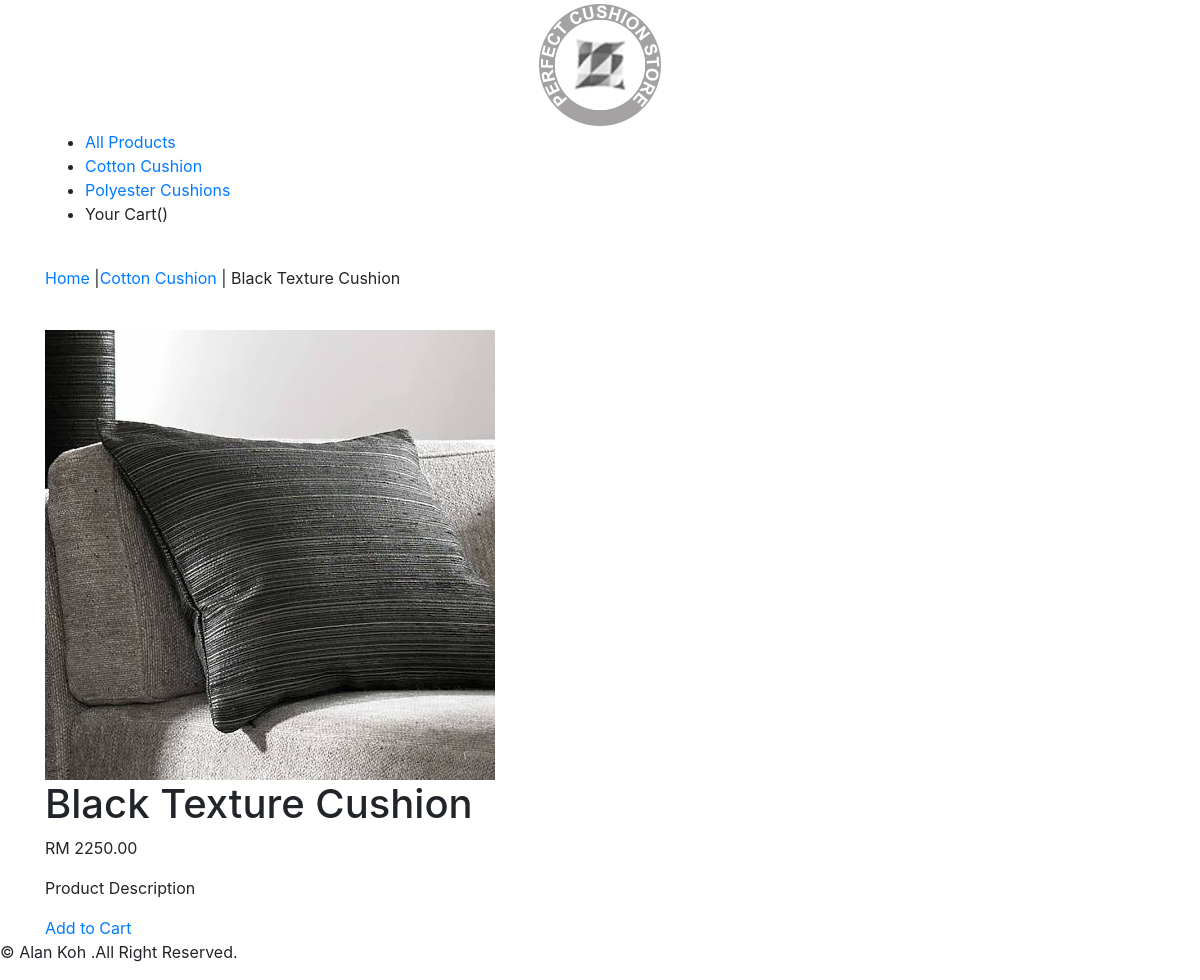
The app's page /shop/cotton-cushion/black-texture-cushion/ with its own data.
### shop/models.py (models this page shows, shortened)
class Category(models.Model):
      name = models.CharField(max_length=250, unique = True)
      slug = models.SlugField(max_length=250, unique = True)
      description = models.TextField(blank=True)
      image = models.ImageField(upload_to='category', blank= True)
      class Meta:
         ordering = ('name',)
         verbose_name = 'category'
         verbose_name_plural = 'categories'
      def get_url(self):
            return reverse('shop:products_by_category', args=[self.slug])
      def __str__(self):
            return '{}'.format(self.name)

class Product(models.Model):
        name = models.CharField(max_length=250, unique=True)
        slug = models.SlugField(max_length=250, unique=True)
        description = models.TextField(blank=True)
        category = models.ForeignKey(Category, on_delete=models.CASCADE)
        price = models.DecimalField(max_digits = 10, decimal_places=2)
        image = models.ImageField(upload_to='product', blank=True)
        stock = models.IntegerField()
        available = models.BooleanField(default=True)
        created = models.DateTimeField(auto_now_add=True)
        updated = models.DateTimeField(auto_now=True)
        class Meta:
         ordering = ('name',)
         verbose_name = 'product'
         verbose_name_plural = 'products'

### shop/views.py (the view)
# urls.py: path('<slug:c_slug>/<slug:product_slug>/',views.ProdCatDetail,name='ProdCatDetail'),
def ProdCatDetail(request, c_slug, product_slug):
    try:
        product = Product.objects.get(category__slug=c_slug, slug=product_slug)
    except Exception as e:
        raise e
    return render(request, 'shop/product.html', {'product':product})

### shop/context_processors.py (called while the page is built)
def menu_links(request):
    links = Category.objects.all()
    return dict(links=links)

### shop/templates/shop/product.html (shortened to what this page needs)
{% extends "base.html" %}
{% load static %}
{% block content %}
	<div>
		<div>
			<p> <a href="{% url 'shop:allProdCat' %}">Home</a> |<a href="{{ product.category.get_url }}">{{product.category}} </a> | {{product.name}} </p>
		</div>
		<div>
			<br>
			<div>
				<div>
					<img src="{{product.image.url}}" alt="{{product.name}}">
				</div>
			</div>
			<div>
				<h1> {{product.name}} </h1>
				<p> RM {{product.price}} </p>
				<p> Product Description </p>
				{% if product.stock <= 0 %}
					<p> <b> Out of Stock </b> </p>
				{% else %}
					<a href="">Add to Cart </a>
				{% endif %}
			</div>
		</div>
	</div>
{% endblock %}

### shop/templates/navbar.html
<nav>
	<ul>
		<li> <a href="{% url 'shop:allProdCat' %}"> All Products </a> </li>
		{% for cat in links %}
			<li> <a href="{{cat.get_url}}">{{cat.name}}</a></li>
		{% endfor %}
		<li> Your Cart()</li>
	</ul>
</nav><br>

### records on screen
Category: name "Cotton Cushion"
Category: name "Polyester Cushions"
Product: category "Cotton Cushion", name "Black Texture Cushion", image (picture), price "2250.00"
